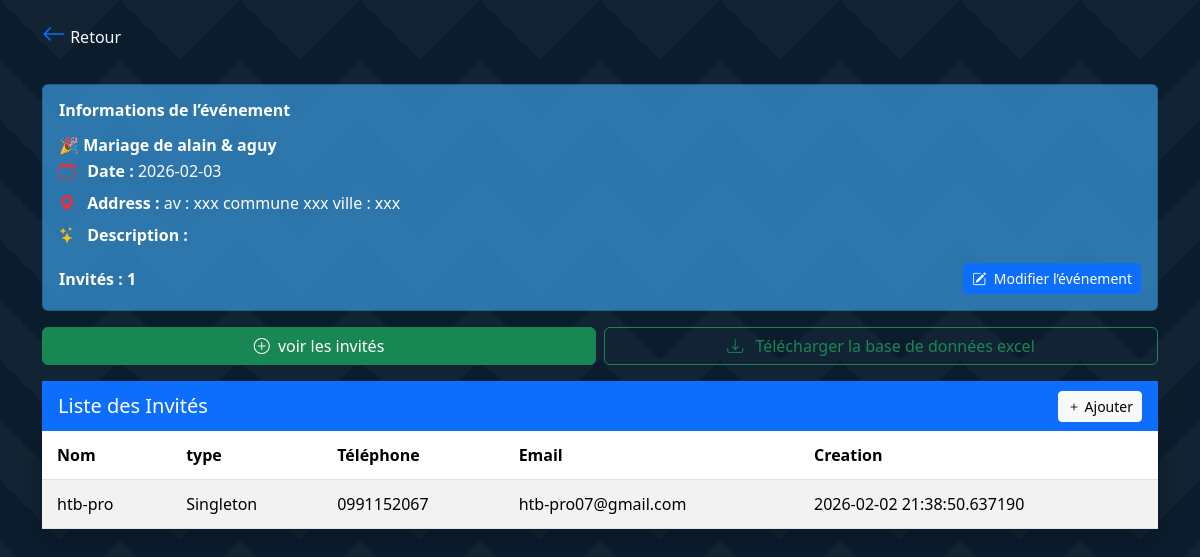
The app's page /event_description/ac56cf4e-f3fa-4ba7-af09-00906b388e56 with its own data.
### models.py (models this page shows)
class Event(Base): #event table
    __tablename__="events"
    id = Column(String,primary_key=True,unique=True,default=lambda :str(uuid4()))
    name = Column(String(50))
    type = Column(String(50))
    date = Column(Date)
    address = Column(String(50))
    description = Column(Text,nullable=True)
    created_date = Column(DateTime,default=datetime.now())
    state = Column(String,default="en cours")
    guests = relationship("Guest",back_populates="event",cascade="all,delete")

class Guest(Base):
    __tablename__="guests"
    id = Column(String,primary_key=True,unique=True,default=lambda:str(uuid4()))
    name = Column(String(60))
    guest_type = Column(String(20))
    telephone =  Column(String,nullable=False)
    email= Column(String,nullable=True)
    place = Column(String,nullable=True)
    event_id = Column(String,ForeignKey('events.id'),nullable=False)
    created_date = Column(DateTime,default=datetime.now())
    is_present = Column(Boolean,default=False)
    qr_token = Column(String,unique=True,nullable=False,default=lambda : str(uuid4()))
    event = relationship("Event",back_populates="guests")
    invite = relationship("Invite",back_populates="guest",uselist = False,cascade="all,delete-orphan")
    __table_args__ = (
        UniqueConstraint('email', 'event_id', name='uix_email_event'),
        UniqueConstraint('telephone', 'event_id', name='uix_telephone_event'),
    )

### Routers/event.py (the view)
@Root.get("/event_form",name="event_form",response_class = HTMLResponse)#event form request
def getEventForm(request:Request):
    return templates.TemplateResponse("Event/Forms/event_form.html",{'request':request})

### Templates/Event/Home/mainEventView.html (shortened to what this page needs)
<!DOCTYPE html>
<html lang="fr">
<head>
    <link href="https://cdn.jsdelivr.net/npm/bootstrap@5.3.2/dist/css/bootstrap.min.css" rel="stylesheet">
    <link href="https://cdn.jsdelivr.net/npm/bootstrap-icons/font/bootstrap-icons.css" rel="stylesheet">
</head>
<body>
<div class="container py-3" style="position: relative;z-index: 1;">
    <div class="d-flex flex-row align-items-center mb-3">
        <a href="{{url_for('event_list')}}" class="text-decoration-none me-2">
            <i class="bi bi-arrow-left fs-4"></i>
        <span class="mb-0 text-light">Retour</span>
       </a>
    </div>
    <div class="card mb-3 eventDescription">
        <div class="card-body">
            <h6 class="fw-bold mb-3">Informations de l’événement</h6>
            <h6 class="fw-bold mb-1">🎉 {{event.name}}</h6>
            <p class="mb-2">
                <i class="bi bi-calendar-event text-danger me-2"></i>
                <strong>Date :</strong> {{event.date}}
            </p>
            <p class="mb-2">
                <i class="bi bi-geo-alt-fill text-danger me-2"></i>
                <strong>Address :</strong> {{event.address}}
            </p>
            <p class="mb-3">
                <i class="bi bi-stars text-warning me-2"></i>
                <strong>Description :</strong> {% if event.description%} {{event.description}}{%endif%}
            </p>
            <div class="d-flex justify-content-between align-items-center">
                <span class="fw-semibold">Invités : {{total}}</span>
                <a href="/edit_event/{{event.id}}">
                    <button class="btn btn-primary btn-sm">
                        <i class="bi bi-pencil-square me-1"></i>
                        Modifier l’événement
                    </button>
                </a>
            </div>
        </div>
    </div>
    <div class="row g-2 mb-3">
        <div class="col-6">
            <a href="/guest_list/{{event.id}}" class="btn btn-success w-100">
                <i class="bi bi-plus-circle me-1"></i>
                voir les invités
            </a>
        </div>
        <div class="col-6">
            <a href="#"  class="btn btn-outline-success w-100" download>
                <i class="bi bi-download me-2"></i>
                Télécharger la base de données excel
            </a>
        </div>
    </div>
<div class="d-none d-md-block">
        <nav class="navbar bg-primary text-white px-3">
            <span class="navbar-brand mb-0 h5 text-white">
                Liste des Invités
            </span>
            <a href="/create/{{event.id}}/guest" class="btn btn-light btn-sm">
                <i class="bi bi-plus"></i> Ajouter
            </a>
        </nav>
    <div class="table-view">{% if guests.guests %}
        <table class="table table-striped table-hover table-easy">
            <thead>
                <tr>
                    <th>Nom</th>
                    <th>type</th>
                    <th>Téléphone</th>
                    <th>Email</th>
                    <th>Creation</th>
                </tr>
            </thead>
             {% for guest in guests.guests%}
            <tbody>
                <tr>
                    <td>{{ guest.name }}</td>
                    <td>{{ guest.guest_type }}</td>
                    <td>{{guest.telephone}}</td>
                    <td>{{guest.email}}</td>
                    <td>  {{guest.created_date}}</td>
                </tr>
            </tbody>  {% endfor %}
        </table>
            {%endif%}
        </div>
    </div>
</div>
</body>
</html>

### Templates/Event/Home/mainEventView.html (style rules this page uses)
body { font-family: "Segoe UI", system-ui, sans-serif; min-height: 100vh; background-color: #0b1c2d; position: relative; overflow-x: hidden; }
body::before { content: ""; position: fixed; inset: 0; background: linear-gradient(135deg, rgba(255,255,255,0.03) 25%, transparent 25%) -60px 0, linear-gradient(225deg, rgba(255,255,255,0.03) 25%, transparent 25%) -60px 0, linear-gradient(315deg, rgba(255,255,255,0.03) 25%, transparent 25%), linear-gradient(45deg, rgba(255,255,255,0.03) 25%, transparent 25%); background-size: 120px 120px; z-index: 0; }
.eventDescription { background-color : #3fa9f5a2; color : white; }
.table-view .table-easy { background-color: rgba(255, 255, 255, 0.466); overflow: hidden; box-shadow: 0 8px 20px rgba(0, 0, 0, 0.2); color: #0b1c2d; }
.table-easy th, .table-easy td { padding: 12px 15px; }
.table-easy thead { background-color: rgba(255, 255, 255, 0.39); font-weight: 600; }

### records on screen
Event: name "Mariage de alain & aguy", date "2026-02-03", address "av : xxx commune xxx ville : xxx"
Guest: name "htb-pro", guest_type "Singleton", telephone "0991152067", email "htb-pro07@gmail.com", created_date "2026-02-02 21:38:50.637190"

### other values on screen
{{ total }} "1"
